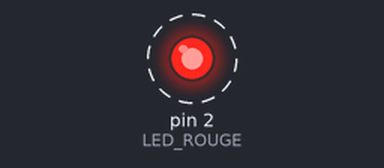
The sketch below on a simulated Arduino Uno, built with avr-gcc and run on an emulated ATmega328P. On the bench: output pins drawn as LEDs (lit = HIGH). Dashed ring = blinking. What the sketch prints to the serial monitor is not drawn.

Above: at 0.05 s.
Timing chart, 0 to 3.0 s (numbered marks = the images above):
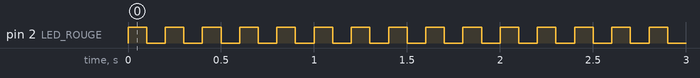

Measured:
- by itself, pin 2 (LED_ROUGE): alternates HIGH for 0.10 s and LOW for 0.10 s

The sketch:

main.ino
```cpp
const int LED_ROUGE = 2;
void setup() {
  // on défini les pin utilisées
pinMode (LED_ROUGE , OUTPUT);
Serial.begin(9600);
}
void loop() {
  //le code lecture de la led
  digitalWrite(LED_ROUGE,HIGH);//allumer LED_ROUGE
  delay(100);
  Serial.println ("1");
  digitalWrite(LED_ROUGE,LOW);//eteids led_rouge
  delay(100);
  Serial.println ("0");
}
```
